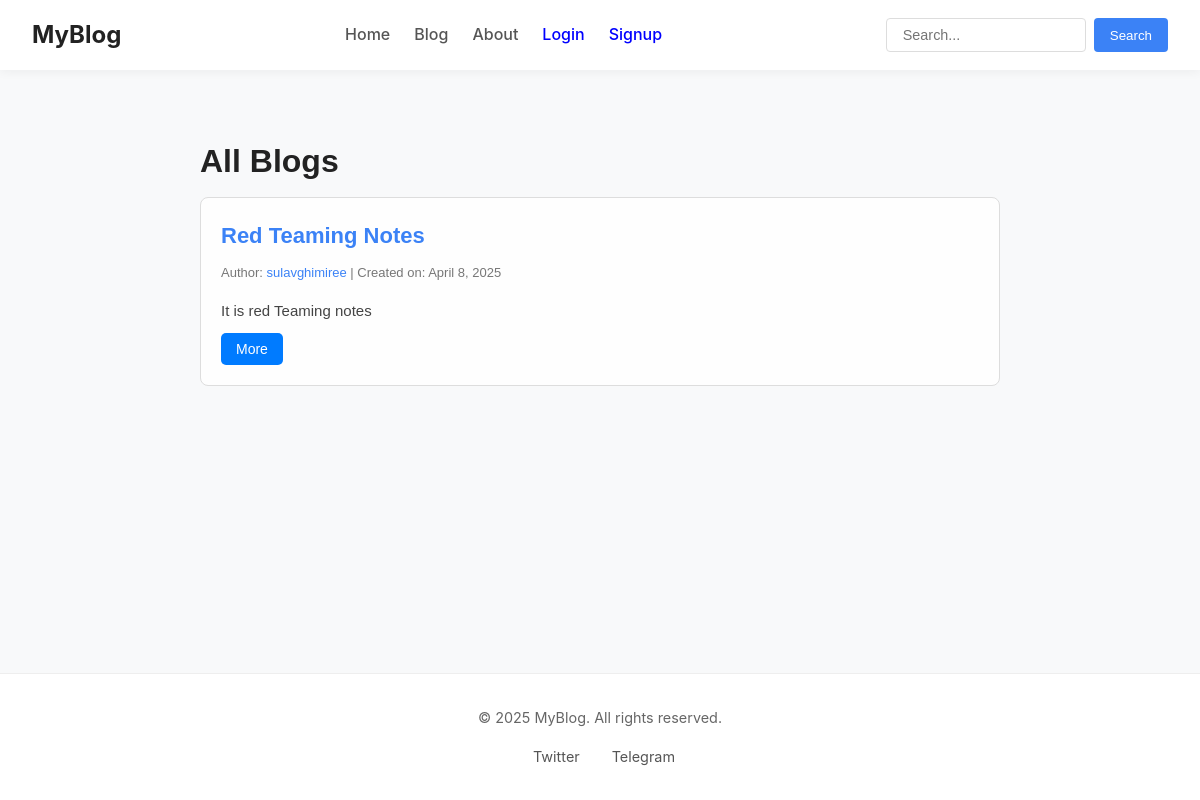
Before: /blog/all with the older database file.
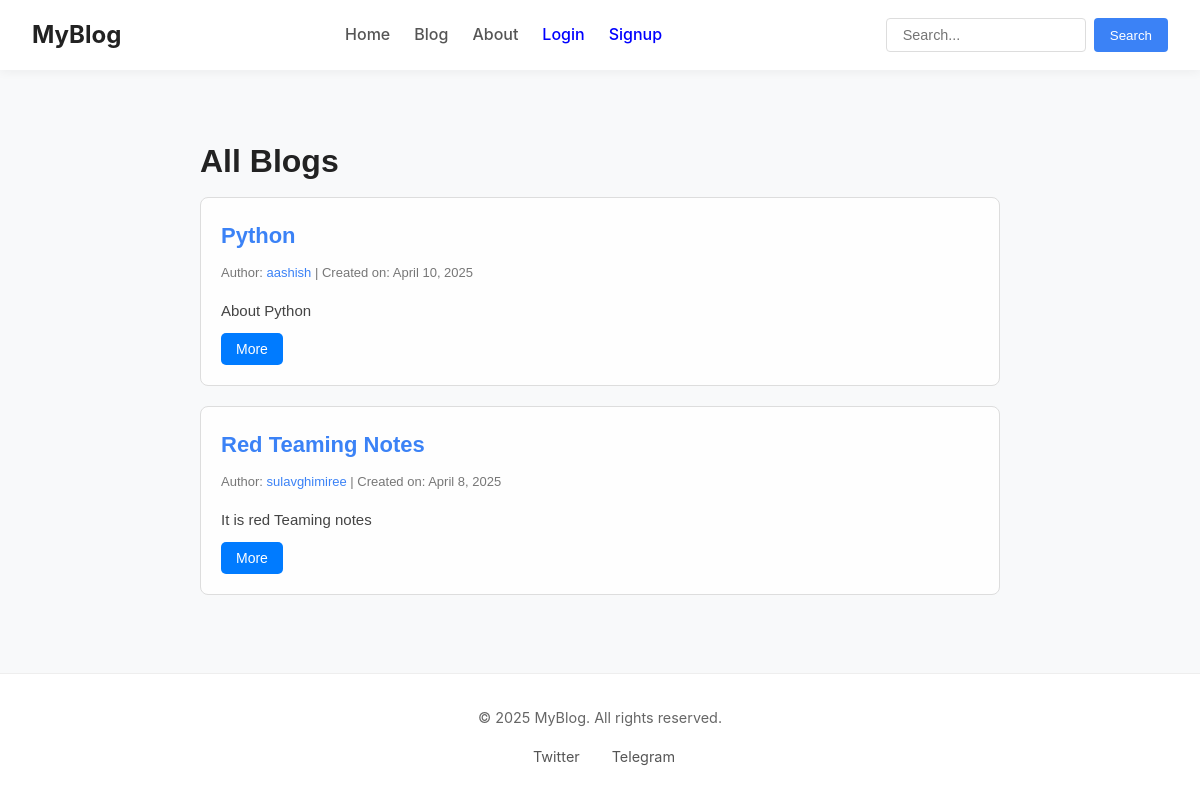
After: the same page with the newer database file.
### blog_app/models.py (models this page shows, shortened)
class Blog(models.Model):
    title = models.CharField(max_length=200)
    short_desc = models.CharField(max_length=200)
    content = models.TextField()
    author = models.ForeignKey(User, on_delete=models.CASCADE)
    created = models.DateTimeField(auto_now_add=True)
    updated = models.DateTimeField(auto_now=True)
    is_published = models.BooleanField(default=False)

### blog_app/views.py (the view)
# urls.py: path('blog/all', views.blog_list, name='blog-list'),
def blog_list(request):
    query = request.GET.get('q', '')
    if query:
        blogs = Blog.objects.filter(title__icontains=query, is_published=True).order_by('-created') | Blog.objects.filter(content__icontains=query, is_published=True).order_by('-created') |  Blog.objects.filter(author__username__icontains=query, is_published=True).order_by('-created')
    else:
        blogs = Blog.objects.filter(is_published=True).order_by('-created')
    return render(request, 'blog_app/blog_list.html', {'blogs':blogs, 'search_query': query})

### blog_app/templates/blog_app/blog_list.html (shortened to what this page needs)
{% extends 'base.html' %} {% block content %}
<div class="blog-list-container">
  {% if search_query %}
  <h1>Search results for: "{{ search_query }}"</h1>
  {% else %}
  <h1>All Blogs</h1>
  {% endif %} {% for blog in blogs %}
  <div class="blog-card">
    <div class="blog-title">
      <a href="{% url 'blog-detail' blog.id %}">{{ blog.title }}</a>
    </div>
    <div class="blog-meta">
      Author:
      <a href="{% url 'user-profile' blog.author.username %}"
        >{{ blog.author.username }}</a
      >
      | Created on: {{ blog.created|date }}
    </div>
    <div class="blog-short">{{ blog.short_desc }}</div>
    <button
      class="more-btn"
      onclick="toggleContent('{{ blog.id }}')"
      id="btn-{{ blog.id }}"
    >
      More
    </button>
  </div>
  {% empty %}
  <p>No blogs found.</p>
  {% endfor %}
</div>
{% endblock %}

Changed rows visible on the page:
added Blog: title "Python", author.username "aashish", created "April 10, 2025", short_desc "About Python"
